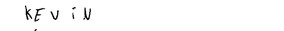
#> input picture testing.jpg, 284 x 31 px
$ jupyter execute --allow-errors code.ipynb
#> lines starting #> are read from the running program, lines starting #| are printed output that depends on the picture; after the words box and inside, x2 and y2 are one past the last pixel; in counts of white or black regions, pixels touching at a corner belong together
[cell 1]
import numpy as np
from sklearn.datasets import fetch_openml
from sklearn.model_selection import train_test_split
from sklearn.preprocessing import StandardScaler
from sklearn.neural_network import MLPClassifier
import cv2

#> (a cell that did not finish here is left out)

[cell 3]
# Load the input image and convert it to grayscale
image = cv2.imread('testing.jpg')
#> image is the input picture: shape (31, 284, 3); min 0, max 255, mean 250.6
gray = cv2.cvtColor(image, cv2.COLOR_BGR2GRAY)

# Threshold the image to extract the handwritten text
_, thresh = cv2.threshold(gray, 0, 255, cv2.THRESH_BINARY_INV + cv2.THRESH_OTSU)
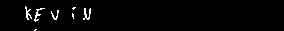
#> thresh: shape (31, 284); 2% white in thin lines or dots, all inside (x1, y1, x2, y2) = (25, 6, 91, 31)

# Find contours in the image
contours, _ = cv2.findContours(thresh, cv2.RETR_EXTERNAL, cv2.CHAIN_APPROX_SIMPLE)
#> contours = 7 contours, 6 with area under 20; largest, box (x1, y1, x2, y2) and area: (83, 8, 91, 20) 21

# Iterate over the contours and extract each individual character
output = []
#> (the rest of this cell did not finish here and is left out)
